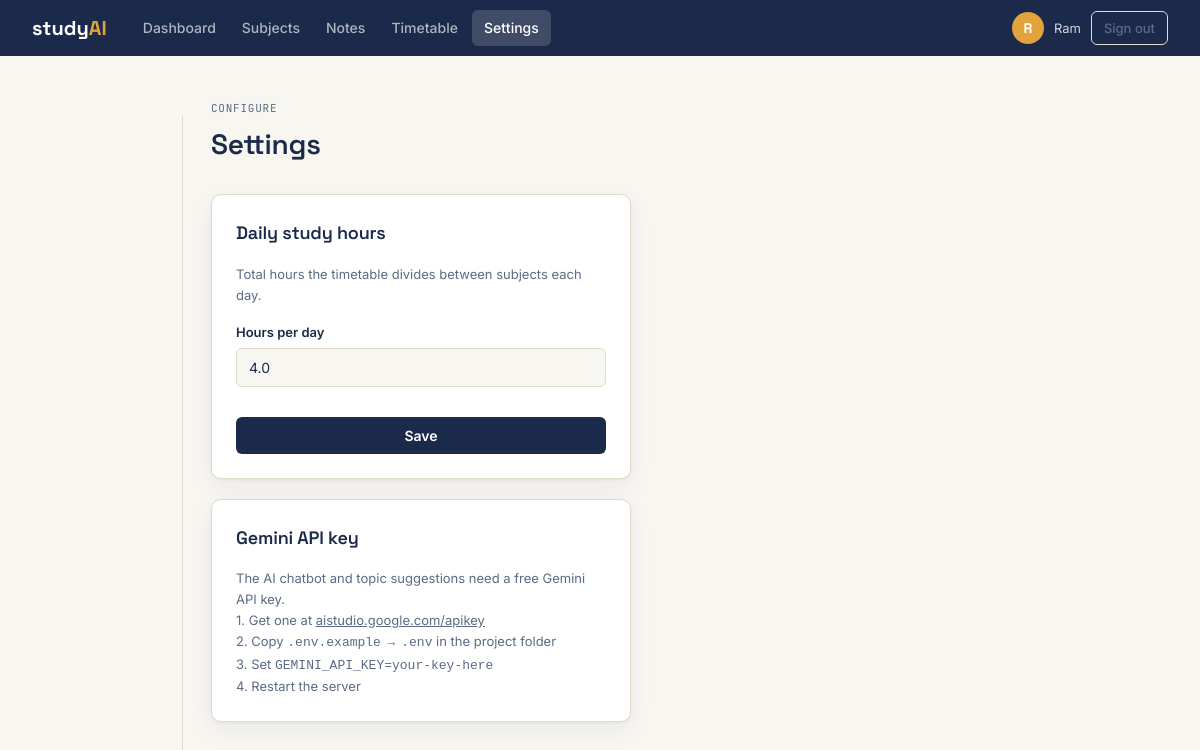
The page /settings (signed in) on the database its author committed.
### tables this page shows
CREATE TABLE users (
    id INTEGER PRIMARY KEY AUTOINCREMENT,
    username TEXT UNIQUE NOT NULL,
    email TEXT UNIQUE NOT NULL,
    password_hash TEXT NOT NULL,
    daily_study_hours REAL NOT NULL DEFAULT 4.0,
    created_at TIMESTAMP NOT NULL DEFAULT CURRENT_TIMESTAMP
);

### app.py (the view, shortened to what this page needs)
@app.route("/settings", methods=["GET","POST"])
@login_required
def settings():
    db = db_module.get_db()
    return render_template("settings.html")

### app.py (called while the page is built)
@app.before_request
def load_user():
    uid = session.get("user_id")
    g.user = db_module.get_db().execute("SELECT * FROM users WHERE id=?", (uid,)).fetchone() if uid else None

def login_required(view):
    @wraps(view)
    def wrapped(**kw):
        if g.user is None:
            flash("Please log in to continue.", "error")
            return redirect(url_for("login"))
        return view(**kw)
    return wrapped

### db.py (called while the page is built)
def get_db():
    if "db" not in g:
        g.db = sqlite3.connect(current_app.config["DATABASE"])
        g.db.row_factory = sqlite3.Row
        g.db.execute("PRAGMA foreign_keys = ON")
    return g.db

### templates/settings.html (shortened to what this page needs)
{% extends 'base.html' %}
{% block content %}
<div class="page-header">
  <div><p class="eyebrow">Configure</p><h1>Settings</h1></div>
</div>
<div class="card" style="max-width:420px">
  <h2 class="card-title">Daily study hours</h2>
  <p class="hint" style="margin-bottom:16px">Total hours the timetable divides between subjects each day.</p>
  <form method="post">
    <div class="field">
      <label for="daily_study_hours">Hours per day</label>
      <input id="daily_study_hours" name="daily_study_hours" type="number"
             step="0.5" min="0.5" max="18" value="{{ g.user['daily_study_hours'] }}" required>
    </div>
    <button type="submit" class="btn-primary btn-block" style="margin-top:16px">Save</button>
  </form>
</div>
<div class="card" style="max-width:420px;margin-top:20px">
  <h2 class="card-title">Gemini API key</h2>
  <p class="hint" style="margin-bottom:0">
    The AI chatbot and topic suggestions need a free Gemini API key.<br>
    1. Get one at <a href="https://aistudio.google.com/apikey" target="_blank">aistudio.google.com/apikey</a><br>
    2. Copy <code>.env.example</code> → <code>.env</code> in the project folder<br>
    3. Set <code>GEMINI_API_KEY=your-key-here</code><br>
    4. Restart the server
  </p>
</div>
{% endblock %}

### templates/base.html (shortened to what this page needs)
<!doctype html>
<html lang="en">
<head>
  <link rel="stylesheet" href="{{ url_for('static', filename='css/style.css') }}">
</head>
<body>
<header class="topbar">
  <a class="wordmark" href="{{ url_for('index') }}">study<span>AI</span></a>
  {% if g.user %}
  <nav class="nav">
    <a href="{{ url_for('dashboard') }}"    class="{{ 'active' if request.endpoint=='dashboard' }}">Dashboard</a>
    <a href="{{ url_for('subjects') }}"     class="{{ 'active' if request.endpoint in ['subjects','subject_detail'] }}">Subjects</a>
    <a href="{{ url_for('notes_overview') }}"class="{{ 'active' if request.endpoint in ['notes_overview','download_note'] }}">Notes</a>
    <a href="{{ url_for('timetable') }}"    class="{{ 'active' if request.endpoint=='timetable' }}">Timetable</a>
    <a href="{{ url_for('settings') }}"     class="{{ 'active' if request.endpoint=='settings' }}">Settings</a>
  </nav>
  <div class="topbar-user">
    <span class="user-avatar">{{ g.user['username'][0].upper() }}</span>
    <span class="user-name">{{ g.user['username'] }}</span>
    <a href="{{ url_for('logout') }}" class="btn-ghost-sm">Sign out</a>
  </div>
  {% endif %}
</header>
<div class="page-shell">
  <main class="page-content">
    {% block content %}{% endblock %}
  </main>
</div>
</body>
</html>

### static/css/style.css (style rules this page uses)
:root { --ink: #1B2A4A; --ink-soft: #5B6B85; --ink-faint: #94A3B8; --paper: #F8F6F1; --card: #FFFFFF; --line: #E2DACB; --line-soft: #F0EBE0; --amber: #E2A33D; --coral: #D9534F; --sage: #5C8A66; --purple: #7C5CBF; --blue: #3B6FD4; --green: #2E7D52; --font-sans: "Inter", sans-serif; --font-head: "Space Grotesk", sans-serif; --font-mono: "JetBrains Mono", monospace; --radius: 10px; --radius-sm: 6px; --shadow: 0 1px 3px rgba(27,42,74,.06), 0 8px 24px rgba(27,42,74,.06); --shadow-lg: 0 4px 6px rgba(27,42,74,.07), 0 12px 40px rgba(27,42,74,.09); }
*, *::before, *::after { box-sizing: border-box; margin: 0; padding: 0; }
html { font-size: 15px; }
body { font-family: var(--font-sans); background: var(--paper); color: var(--ink); line-height: 1.6; -webkit-font-smoothing: antialiased; }
a { color: inherit; }
h1,h2,h3,h4 { font-family: var(--font-head); font-weight: 600; letter-spacing: -.01em; }
h1 { font-size: 28px; }
h2 { font-size: 18px; }
p { color: var(--ink-soft); }
.topbar { display: flex; align-items: center; gap: 24px; padding: 0 32px; height: 56px; background: var(--ink); position: sticky; top: 0; z-index: 100; }
.wordmark { font-family: var(--font-head); font-size: 20px; font-weight: 700; color: #fff; text-decoration: none; }
.wordmark span { color: var(--amber); }
.nav { display: flex; gap: 2px; flex: 1; }
.nav a { font-size: 14px; font-weight: 500; color: rgba(255,255,255,.65); text-decoration: none; padding: 7px 12px; border-radius: var(--radius-sm); transition: all .15s; }
.nav a.active { color: #fff; background: rgba(255,255,255,.16); }
.topbar-user { display: flex; align-items: center; gap: 10px; flex-shrink: 0; }
.user-avatar { width: 32px; height: 32px; border-radius: 50%; background: var(--amber); color: #fff; font-family: var(--font-head); font-weight: 700; font-size: 14px; display: flex; align-items: center; justify-content: center; }
.user-name { font-size: 13px; color: rgba(255,255,255,.8); }
.page-shell { display: flex; max-width: 900px; margin: 0 auto; padding: 0 32px; }
.page-content { flex: 1; padding: 44px 0 80px; min-width: 0; }
.page-header { display: flex; align-items: flex-start; justify-content: space-between; margin-bottom: 28px; gap: 16px; }
.eyebrow { font-family: var(--font-mono); font-size: 11px; text-transform: uppercase; letter-spacing: .07em; color: var(--ink-soft); margin-bottom: 4px; }
.btn-primary { display: inline-flex; align-items: center; justify-content: center; gap: 6px; background: var(--ink); color: #fff; border: none; border-radius: var(--radius-sm); font-family: var(--font-sans); font-size: 14px; font-weight: 600; padding: 10px 18px; cursor: pointer; text-decoration: none; transition: background .15s, transform .06s; }
.btn-block { width: 100%; }
.btn-ghost-sm { background: transparent; border: 1px solid var(--line); color: var(--ink-soft); border-radius: var(--radius-sm); font-size: 13px; font-weight: 500; padding: 6px 12px; cursor: pointer; text-decoration: none; transition: all .15s; }
.card { background: var(--card); border: 1px solid var(--line); border-radius: var(--radius); box-shadow: var(--shadow); padding: 24px; }
.card-title { margin-bottom: 16px; }
.hint { color: var(--ink-soft); font-size: 13px; }
.field { display: flex; flex-direction: column; gap: 5px; margin-bottom: 14px; }
.field label { font-size: 13px; font-weight: 600; }
input[type=text], input[type=email], input[type=password], input[type=date], input[type=number], textarea { font-family: var(--font-sans); font-size: 14px; padding: 10px 12px; border: 1px solid var(--line); border-radius: var(--radius-sm); background: var(--paper); color: var(--ink); width: 100%; transition: border-color .15s, box-shadow .15s; }

### rows shown on the page
users: username "R", user.username "Ram", daily_study_hours "4.0"
